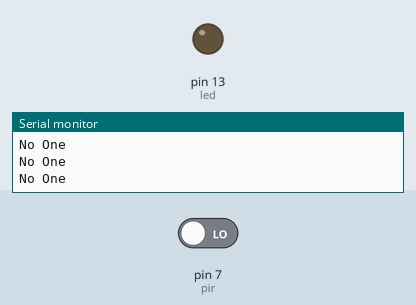
The sketch below on a simulated Arduino Uno, built with avr-gcc and run on an emulated ATmega328P. Shown: output pins drawn as LEDs (lit = HIGH), the last lines printed to the serial monitor. Inputs (shaded band) come from the test bench; at power-on: pin 7 (pir) LOW.

Above: at 1.4 s.
1.5 s: pin 7 (pir) driven HIGH
At 1.8 s:
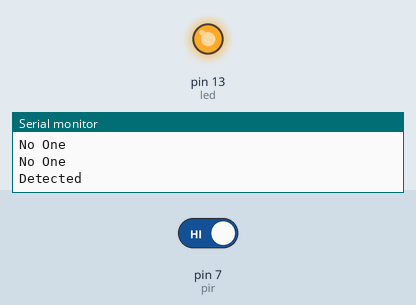
3.0 s: pin 7 (pir) driven LOW
At 4.1 s:
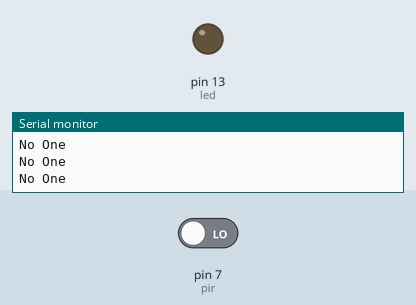
Timing chart, 0 to 6.0 s (numbered marks = the images above; inputs shaded):
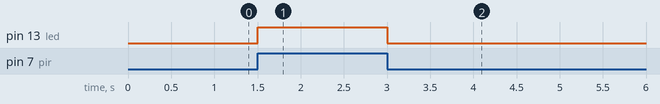

Measured:
- after the input at 1.5 s, pin 13 (led): LOW → HIGH at once
- after the input at 3.0 s, pin 13 (led): HIGH → LOW at once

The sketch:

PIRMotion.ino
```cpp
/*
Author: Yu-Hsuan Huang

Title: Arduino Experiment #013 - PIR Motion Sensor
Description: Use PIR motion sensor to detect human movementUse PIR motion sensor to detect human movement
Revision Date: June 27, 2020
*/

const int pir = 7;
const int led =  13;

void setup() {
  // put your setup code here, to run once:
  Serial.begin(9600);
  pinMode(pir, INPUT);
  pinMode(led, OUTPUT);
}

void loop() {
  // put your main code here, to run repeatedly:
  byte p = digitalRead(pir);
  if (p == HIGH) {
    digitalWrite(led, HIGH);
    Serial.println("Detected");
  }
  else {
    digitalWrite(led, LOW);
    Serial.println("No One");
  }
  delay(300);
}
```
